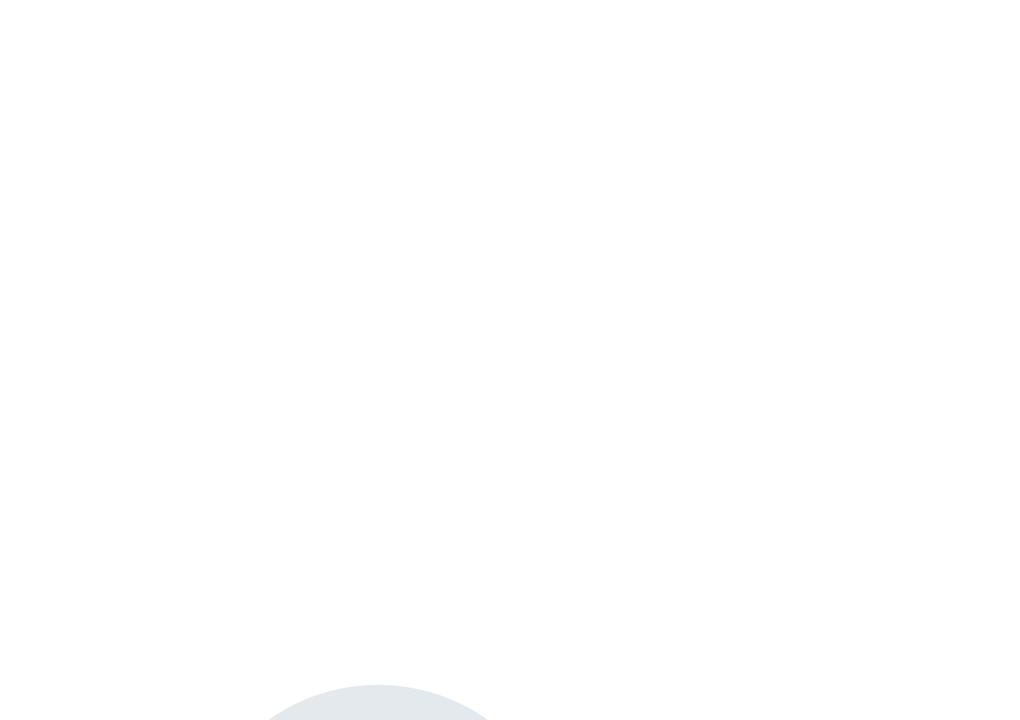
Frame 1 (no input)
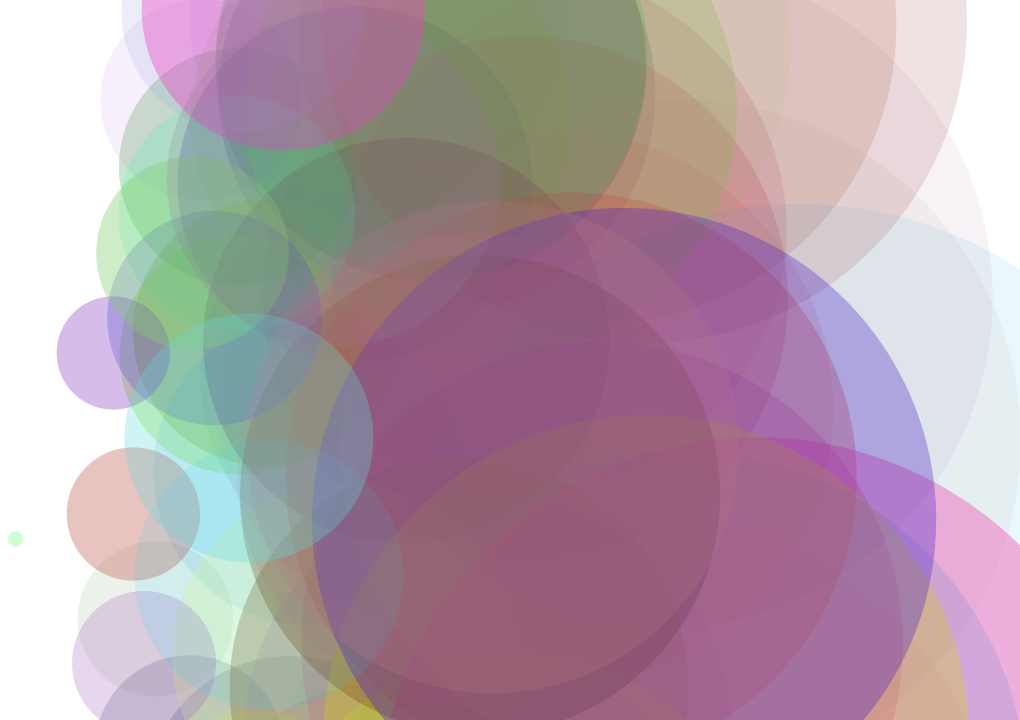
Frame 60 (the mouse pressed at the canvas centre just before this capture)
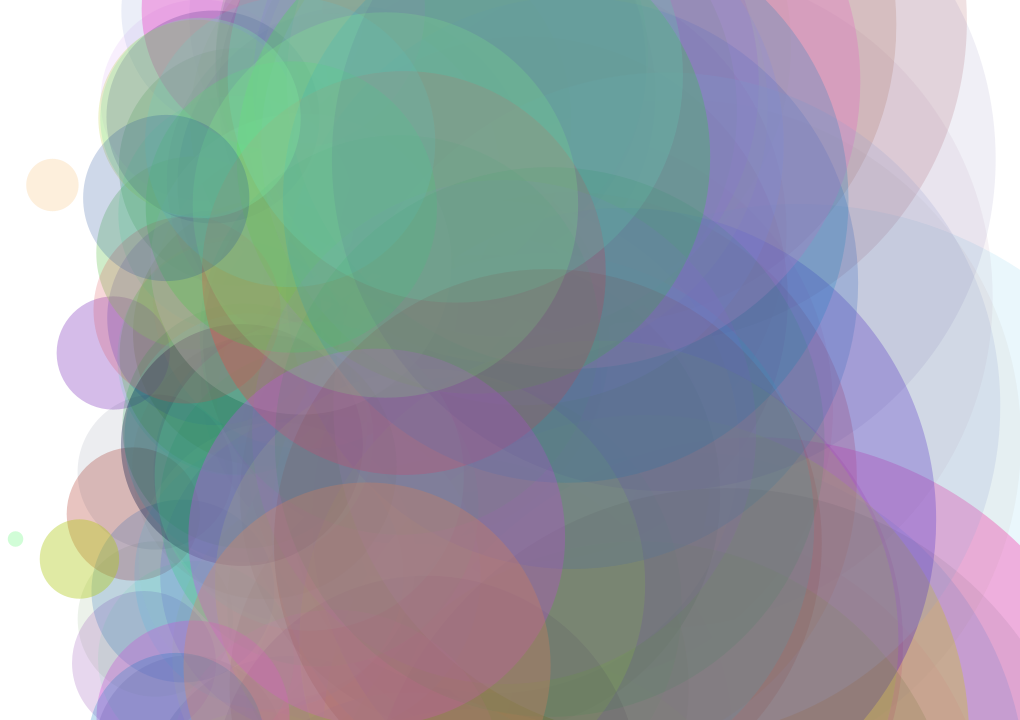
Frame 120 (the mouse held since frame 60 and released just before this capture)

The Processing sketch that drew these frames (run headless with seeded random() and noise(); from frame 60 on, the mouse is pressed at the canvas centre):

// Processing sketch: Quiz_03
// ── Quiz_03.pde
void setup()
{
 size(1020,720); //window size
 camera(0, 0, -(height/2.0) / tan(PI*30.0 / 130.0), 0, 0, 0, 0, -1, 0); //centered
 background(255); //white window bg
}

void draw()
{
  float gaussian = randomGaussian();
  println(gaussian); //outputs print of gaussian values generated
  
  float standardDeviation = 200;
  float mean = 350;
  
  float x = standardDeviation * gaussian + mean; //gaussian for x values
  int y = (int)random(0,1020); //randomized y values from top to bottom of screen
  float z = standardDeviation * gaussian + mean; //gaussian for circle thickness/scale
  
  noStroke(); //colorless stroke (circles)
  //randomized color generation for circles
   int R = (int)random(0,255);
   int G = (int)random(0,255);
   int B = (int)random(0,255);
   int A = (int)random(10,100);
   fill(color(R,G,B), A); //fill with generated random colors
   circle(x, y, z); //create circle
}
